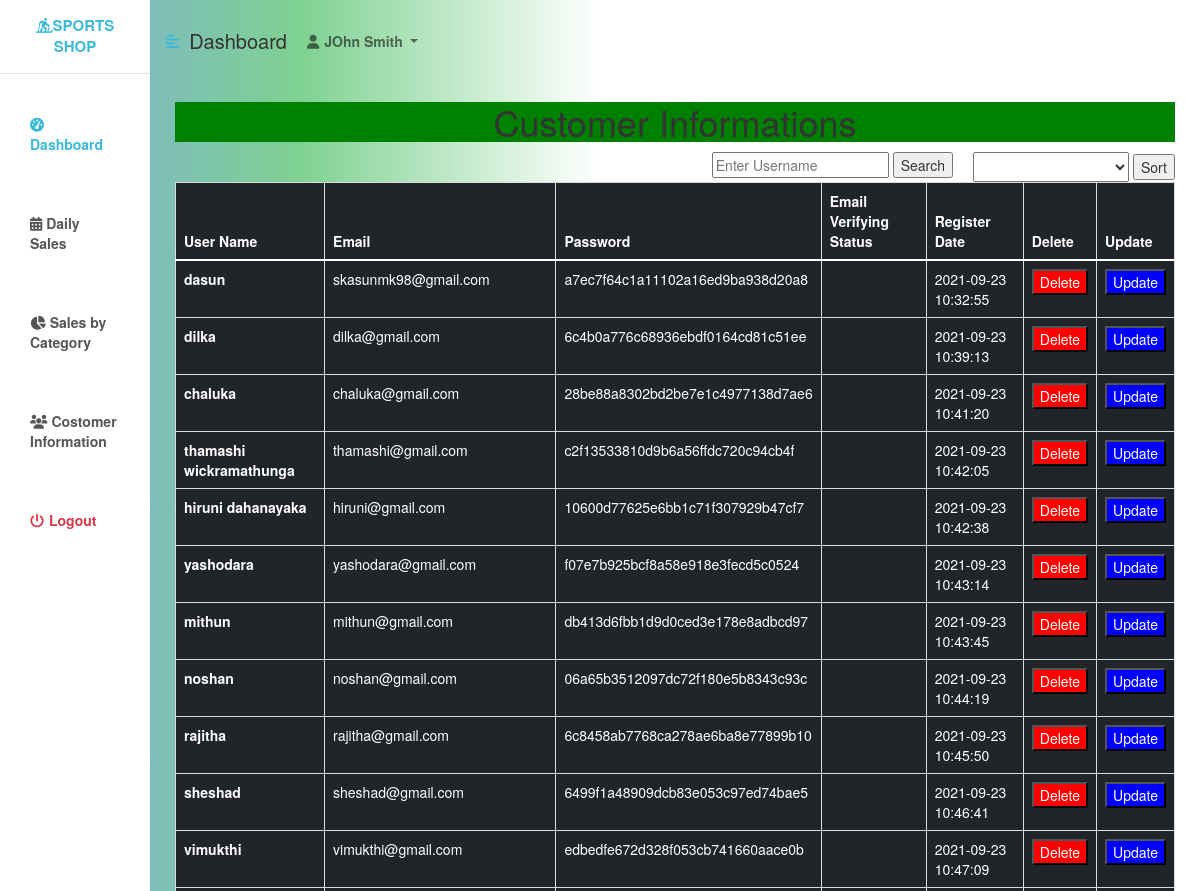
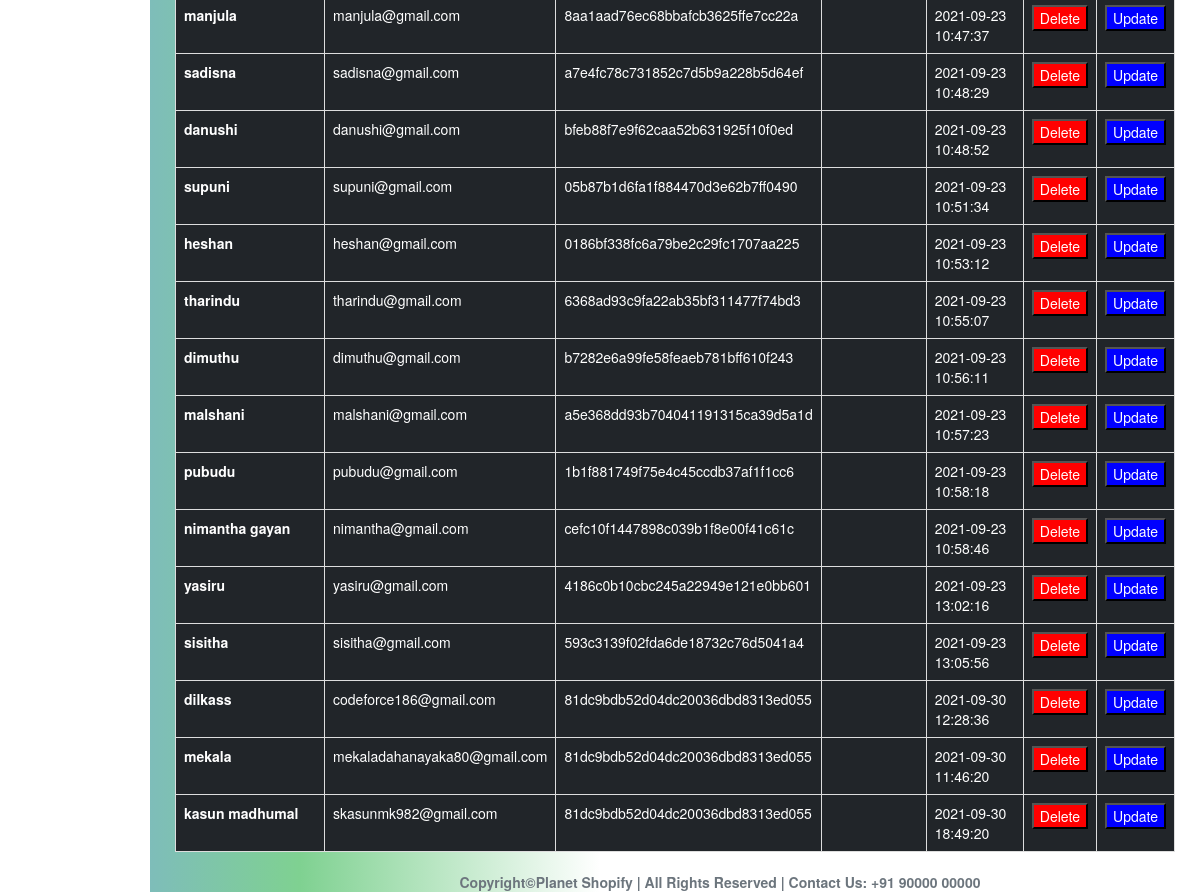
The page /adminPage/customerInfo.php on the database its author committed (2 pictures, top to bottom).
### tables this page shows
CREATE TABLE IF NOT EXISTS `users` (
  `id` int(100) NOT NULL AUTO_INCREMENT,
  `email` varchar(30) NOT NULL,
  `first_name` varchar(40) NOT NULL,
  `last_name` varchar(40) NOT NULL,
  `username` varchar(40) NOT NULL,
  `password` varchar(80) NOT NULL,
  `validation_code` text NOT NULL,
  `active` int(2) NOT NULL,
  `registerDate` timestamp NOT NULL DEFAULT CURRENT_TIMESTAMP,
  PRIMARY KEY (`id`)
);

### adminPage/customerInfo.php (the view, shortened to what this page needs)
<?php
include '../include/Connection.php';
$GetCustomerDetails = "SELECT * FROM users";
$CustomerDetails = $con->query($GetCustomerDetails);
?>
<!DOCTYPE html>
<html lang="en">
<head>
    <?php include 'include/csslinks.php'; ?>
</head>
<body>
<div class="d-flex" id="wrapper">
        <?php include 'include/sideBar.php'?>
        <div id="page-content-wrapper">
                 <?php include 'include/headerNav.php'?>
    <nav style="background-color: green; text-align:center;width:100rem;margin-right: auto;margin-left: auto;"><h1>Customer Informations</h1>
        <form method="POST" action="<?php $_SERVER['PHP_SELF']; ?>" style="float: right;">
             <ul class="nav">
                 <li class="nav-item">
                      <input type="text" name="searchName" id="searchName" for="search" placeholder="Enter Username" onkeyup="myFunction()">
                      <input type="submit" name="findSearchedName" id="findSearchedName" value="Search" style="margin-right:20px;">
                 </li>
                 <li class="nav-item">
                       <div class="dropdown">
                            <select id="nameOfSortingMethod"  name="nameOfSortingMethod" style="height: 30px;">
                                  <option value="" ></option>
                                  <option value="registerDateASC">Register Date(ASC)</option>
                             </select>
                             <input type="submit" name="submitSortingMethod" id="submitSortingMethod" value="Sort" >
                        </div>
                  </li>
             </ul>
        </form>
    </nav>
    <table class="table table-bordered table-dark" style="width: 100rem ; margin-right: auto;margin-left: auto;" >
             <thead>
                      <tr>
                            <th scope="col">User Name</th>
                            <th scope="col">Email</th>
                            <th scope="col">Password</th>
                            <th scope="col">Email Verifying Status</th>
                            <th scope="col">Register Date</th>
                            <th scope="col">Delete</th>
                            <th scope="col">Update</th>
                      </tr>
             </thead>
             <tbody>
                <?php
                    if($CustomerDetails ->num_rows >0){
                         while($row = $CustomerDetails->fetch_array()){
                          ?>
                      <tr>
                            <th><?php echo $row['username']; ?></th>
                            <td><?php echo $row['email']; ?></td>
                            <td><?php echo $row['password']; ?></td>
                            <td><?php echo $row['verifiedEmail']; ?></td>
                            <td><?php echo $row['registerDate']; ?></td>
                            <td>
                            <form method='POST' action="<?php $_SERVER['PHP_SELF']; ?>" >
                                    <input type=submit value="Delete" name="DeleteUser" style="background-color: red;" >
                            </form>
                            </td>
                            <td>
                            <form method='POST' action="userUpdate.php">
                                    <input type=submit value="Update" name="updateUser" style="background-color: blue;" >
                            </form>
                            </td>
                      </tr>
                      <?php
                         }
                    }  ?>
                 </tbody>
            </table>
            <?php include 'include/footer.php'; ?>
        </div>
</div>
</body>
</html>

### adminPage/adminHome.css (style rules this page uses)
:root { --main-bg-color: #00189d; --main-text-color: #3bb9d8; --second-text-color: #bbbec5; --second-bg-color: #eef1f5; }
#wrapper { overflow-x: hidden; background-image: linear-gradient( to right, #7da9e2, #7fd191, #ffffff, #ffffff, #ffffff ); }
#page-content-wrapper { min-width: 100vw; }
@media (min-width: 768px) { #page-content-wrapper { min-width: 0; width: 100%; } }

### rows shown on the page
users: username "dasun", email "skasunmk98@gmail.com", password "a7ec7f64c1a11102a16ed9ba938d20a8", registerDate "2021-09-23 10:32:55"
users: username "dilka", email "dilka@gmail.com", password "6c4b0a776c68936ebdf0164cd81c51ee", registerDate "2021-09-23 10:39:13"
users: username "chaluka", email "chaluka@gmail.com", password "28be88a8302bd2be7e1c4977138d7ae6", registerDate "2021-09-23 10:41:20"
users: username "thamashi wickramathunga", email "thamashi@gmail.com", password "c2f13533810d9b6a56ffdc720c94cb4f", registerDate "2021-09-23 10:42:05"
users: username "hiruni dahanayaka", email "hiruni@gmail.com", password "10600d77625e6bb1c71f307929b47cf7", registerDate "2021-09-23 10:42:38"
users: username "yashodara", email "yashodara@gmail.com", password "f07e7b925bcf8a58e918e3fecd5c0524", registerDate "2021-09-23 10:43:14"
users: username "mithun", email "mithun@gmail.com", password "db413d6fbb1d9d0ced3e178e8adbcd97", registerDate "2021-09-23 10:43:45"
users: username "noshan", email "noshan@gmail.com", password "06a65b3512097dc72f180e5b8343c93c", registerDate "2021-09-23 10:44:19"
users: username "rajitha", email "rajitha@gmail.com", password "6c8458ab7768ca278ae6ba8e77899b10", registerDate "2021-09-23 10:45:50"
users: username "sheshad", email "sheshad@gmail.com", password "6499f1a48909dcb83e053c97ed74bae5", registerDate "2021-09-23 10:46:41"
users: username "vimukthi", email "vimukthi@gmail.com", password "edbedfe672d328f053cb741660aace0b", registerDate "2021-09-23 10:47:09"
users: username "manjula", email "manjula@gmail.com", password "8aa1aad76ec68bbafcb3625ffe7cc22a", registerDate "2021-09-23 10:47:37"
users: username "sadisna", email "sadisna@gmail.com", password "a7e4fc78c731852c7d5b9a228b5d64ef", registerDate "2021-09-23 10:48:29"
users: username "danushi", email "danushi@gmail.com", password "bfeb88f7e9f62caa52b631925f10f0ed", registerDate "2021-09-23 10:48:52"
users: username "supuni", email "supuni@gmail.com", password "05b87b1d6fa1f884470d3e62b7ff0490", registerDate "2021-09-23 10:51:34"
users: username "heshan", email "heshan@gmail.com", password "0186bf338fc6a79be2c29fc1707aa225", registerDate "2021-09-23 10:53:12"
users: username "tharindu", email "tharindu@gmail.com", password "6368ad93c9fa22ab35bf311477f74bd3", registerDate "2021-09-23 10:55:07"
users: username "dimuthu", email "dimuthu@gmail.com", password "b7282e6a99fe58feaeb781bff610f243", registerDate "2021-09-23 10:56:11"
users: username "malshani", email "malshani@gmail.com", password "a5e368dd93b704041191315ca39d5a1d", registerDate "2021-09-23 10:57:23"
users: username "pubudu", email "pubudu@gmail.com", password "1b1f881749f75e4c45ccdb37af1f1cc6", registerDate "2021-09-23 10:58:18"
users: username "nimantha gayan", email "nimantha@gmail.com", password "cefc10f1447898c039b1f8e00f41c61c", registerDate "2021-09-23 10:58:46"
users: username "yasiru", email "yasiru@gmail.com", password "4186c0b10cbc245a22949e121e0bb601", registerDate "2021-09-23 13:02:16"
users: username "sisitha", email "sisitha@gmail.com", password "593c3139f02fda6de18732c76d5041a4", registerDate "2021-09-23 13:05:56"
users: username "dilkass", email "codeforce186@gmail.com", password "81dc9bdb52d04dc20036dbd8313ed055", registerDate "2021-09-30 12:28:36"
users: username "mekala", email "mekaladahanayaka80@gmail.com", password "81dc9bdb52d04dc20036dbd8313ed055", registerDate "2021-09-30 11:46:20"
users: username "kasun madhumal", email "skasunmk982@gmail.com", password "81dc9bdb52d04dc20036dbd8313ed055", registerDate "2021-09-30 18:49:20"
